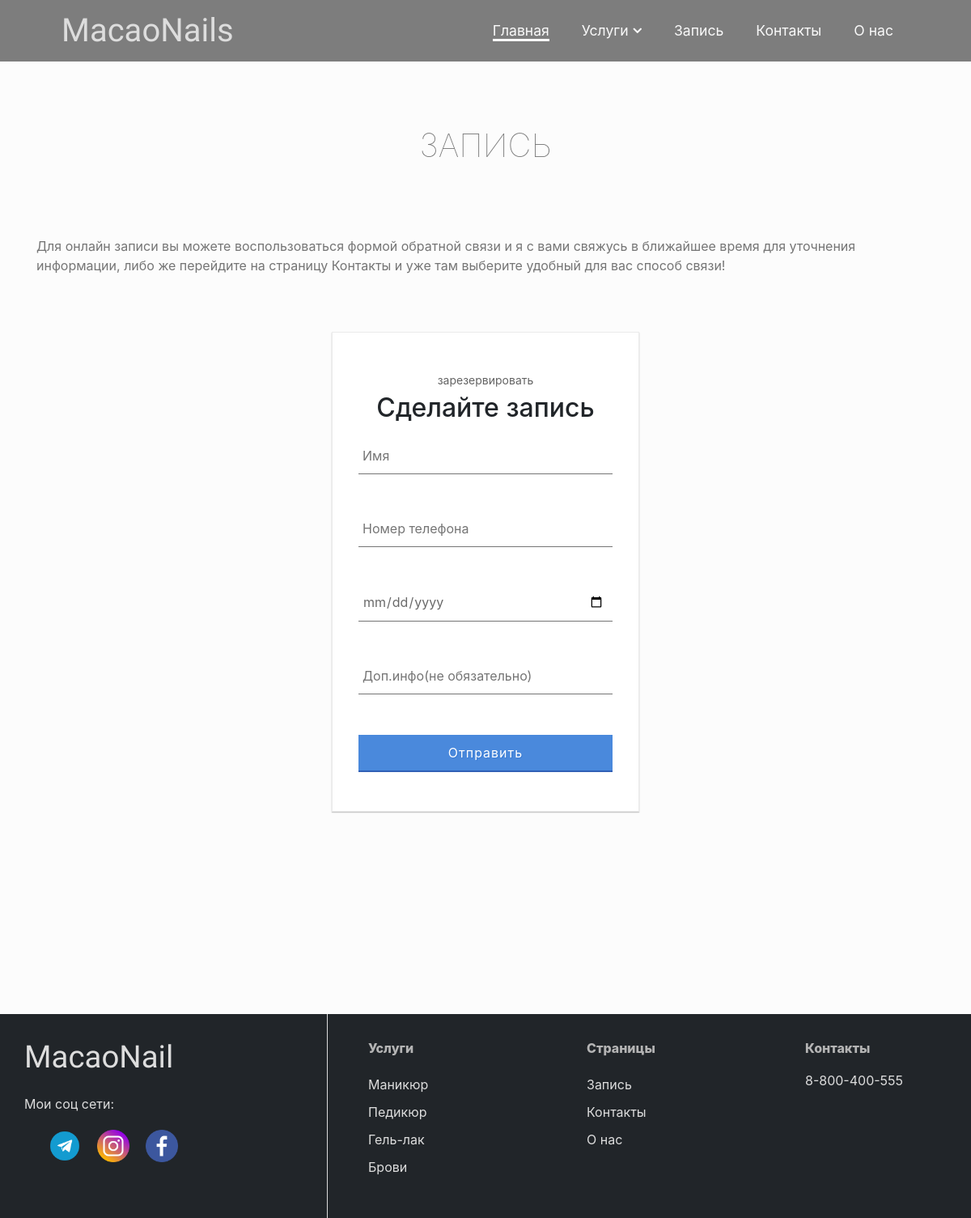
/page/booking, run on the app's committed database.
### nail/models.py (models this page shows, shortened)
class Pages(models.Model):
    name = models.CharField('Название', max_length=50)
    description = models.CharField('Описание', max_length=200, blank=True)
    content = models.TextField('Контент', max_length=5000)
    url = models.SlugField(max_length=100, unique=True, null=True)
    class Meta:
        verbose_name = 'Страница'
        verbose_name_plural = 'Страницы'

class Header(models.Model):
    title = models.CharField('Название', max_length=20, blank=True)
    description = models.CharField('Описание', max_length=20)
    content = models.TextField('Содержание', max_length=250)
    insta = models.CharField('Инстаграм', max_length=100, blank=True)
    facebook = models.CharField('Фейсбук', max_length=100, blank=True)
    telegram = models.CharField('Телеграм', max_length=100, blank=True)
    class Meta:
        verbose_name = 'Главная страница(шапка)'
        verbose_name_plural = 'Главная страница(шапка)'

class Services(models.Model):
    name = models.CharField('Название', max_length=20)
    content = models.TextField('Описание', max_length=5000)
    picture = models.ImageField('Фотография', upload_to='services/')
    url = models.SlugField(max_length=100, unique=True, null=True)
    class Meta:
        verbose_name = 'Услуга'
        verbose_name_plural = 'Услуги'

### nail/views.py (the view)
# urls.py: path('page/booking', views.Booking, name='booking'),
def Booking(request):
    reserv = Pages.objects.filter(id=2)
    context = {'reserv': reserv}
    return render(request, 'site/booking.html', context)

### nail/templatetags/nail_tags.py (called while the page is built)
@register.inclusion_tag('tags/services.html')
def get_services():
    services = Services.objects.all()
    return {'services':services}

@register.inclusion_tag('tags/pages.html')
def get_pages():
    pages = Pages.objects.order_by('id')
    return {'pages': pages}

@register.inclusion_tag('tags/footer_services.html')
def get_footer_serv():
    services = Services.objects.all()
    return {'services': services}

@register.inclusion_tag('tags/footer_social.html')
def get_footer_social():
    social = Header.objects.all()
    return {'social': social}

### nail/templates/site/booking.html (shortened to what this page needs)
{% extends 'base.html' %}
{% block header %}
{% include 'include/header.html' %}
{% endblock header %}
{% block content %}
{% for reserv in reserv %}
    <div class="servises_wrap">
        <div class="container">
            <div class="col-md-12">
                <h1 style="text-transform:uppercase;text-align:center;padding:80px;color:#757575;font-weight:100;">{{reserv.name}}</h1>
            </div>
            <span style="color:#757575;">{{reserv.content}}</span>
            <div class="col-md-12">
                <center style="padding:50px 0;">
                    <form class="form" style="float:none!important; "  action="{% url 'reserv_form' %}" method="POST">
                    <div class="form_text">
                             <center>
                        <p>зарезервировать</p>
                        <h2>Сделайте запись</h2>
                            </center>
                    </div>
                      <div class="group">
                        <input type="text" name="name" placeholder="Имя">
                      </div>
                      <div class="group">
                        <input type="text" name="phone" placeholder="Номер телефона">
                      </div>
                      <div class="group">
                        <input type="date" name="time" style="color:#696969;" placeholder="На какое число">
                      </div>
                      <div class="group">
                        <input type="text" name="description" placeholder="Доп.инфо(не обязательно)">
                      </div>
                      <button type="submit" class="button buttonBlue">Отправить
                      </button>
                   </form>
                </center>
            </div>
        </div>
    </div>
{% endfor %}
{% endblock content %}

### nail/templates/tags/pages.html
{% for page in pages %}
<li>
    <a href="../page/{{page.url}}">{{page.name}}</a>
</li>
{% endfor %}

### nail/templates/tags/footer_social.html
              {% for social in social %}
                <ul class="footer_soc">
                    {% if social.telegram %}
                    <li><a class="instagram" href="{{social.telegram}}"><img src="../images/soc_ico/telegram.png"></a></li>
                    {% endif %}
                    {% if social.insta %}
                    <li><a class="telegram" href="{{social.insta}}"><img src="../images/soc_ico/insta.png"></a></li>
                    {% endif %}
                    {% if social.facebook %}
                    <li><a class="facebook" href="{{social.facebook}}"><img src="../images/soc_ico/facebook.png"></a></li>
                    {% endif %}
                </ul>
              {% endfor %}

### nail/templates/tags/footer_services.html
<ul style="list-style:none; padding-left:0;">
    {% for services in services %}
    <li style="padding:5px 0;">
        <a href="{{services.url}}" style="color:#ddd;">{{services.name}}</a>
    </li>
    {% endfor %}
</ul>

### static/css/style.css (style rules this page uses)
.nav li { padding: 0 20px; }
.nav li a { font-size: 1.1rem; color: #f9f9f9; }
.form { float: left; position: relative; z-index: 200; margin-top: 20px; }
.form_text p { font-size: 14px; color : #636363; margin-bottom: 5px; }
.form_text h2 { padding-bottom: 10px; }
form { width: 380px; padding: 3em 2em 2em 2em; background: #fff; border: 1px solid #ebebeb; box-shadow: rgba(0,0,0,0.14902) 0px 1px 1px 0px,rgba(0,0,0,0.09804) 0px 1px 2px 0px; }
.group { position: relative; margin-bottom: 45px; }
input { font-size: 18px; padding: 10px 10px 10px 5px; -webkit-appearance: none; display: block; background: #fff; background: rgb(0, 0, 0,); width: 100%; border: none; border-radius: 0; border-bottom: 1px solid #757575; }
.button { position: relative; display: inline-block; padding: 12px 24px; margin: .3em 0 1em 0; width: 100%; vertical-align: middle; color: #fff; font-size: 16px; line-height: 20px; -webkit-font-smoothing: antialiased; text-align: center; letter-spacing: 1px; background: transparent; border: 0; border-bottom: 2px solid #3160B6; cursor: pointer; transition: all 0.15s ease; }
.buttonBlue { background: #4a89dc; text-shadow: 1px 1px 0 rgba(39, 110, 204, .5); }
.footer_soc { display: flex; list-style: none; padding: 20px; }
.footer_soc img { height: 40px; padding: 0 10px; }
.footer-pages a, .footer-pages a:hover { color: #ddd; }
.footer-pages li { padding: 5px 0; }

### data on the page
Pages: name "Запись", name "ЗАПИСЬ", content "Для онлайн записи вы можете воспользоваться формой обратной связи и я с вами свяжусь в ближайшее время для уточнения информации, либо же перейдите на страницу Контакты и уже там выберите удобный для вас способ связи!"
Pages: name "Контакты"
Pages: name "О нас"
Services: name "Маникюр"
Services: name "Педикюр"
Services: name "Гель-лак"
Services: name "Брови"
